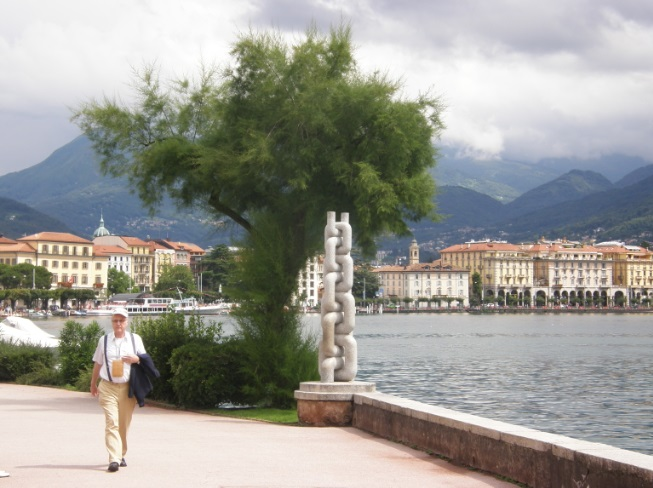
#> input picture chain_small.jpg, 653 x 488 px, found by its file name
$ jupyter execute 'HSE lab (SVD).ipynb'   (shell and % lines are left out)
#> lines starting #> are read from the running program, lines starting #| are printed output that depends on the picture
# Лабораторная работа 3

## Сингулярное разложение и его приложения

Напомним, что сингулярным разложением (SVD, Singular value decomposition) матрицы $A$ размера $m\times n$ называется представление

$$A = U\Sigma V^T,$$

где $U$ --- ортогональная матрица размера $m\times m$, $V$ --- ортогональная матрица размера $n\times n$, $\Sigma = \mathrm{diag}(\sigma_1,\sigma_2,\sigma_3,\ldots)$ --- диагональная матрица размера $m\times n$, в которой $\sigma_1\geqslant\sigma_2\geqslant\ldots\geqslant0$.

На самом деле, требование, чтобы матрицы $U$ и $V$ были квадратными, избыточно. *Усечённым сингулярным разложением* мы будем называть разложение

$$A = U\Sigma V^T,$$

где $U$ --- ортогональная матрица размера $m\times k$, $V^T$ --- ортогональная матрица размера $k\times n$, $\Sigma$ --- диагональная матрица размера $k\times k$, причём $k = \min(m,n)$. Далее мы будем работать исключительно с усечённым разложением.

### Сжатие данных с помощью SVD = построение низкорангового приближения

Введём *норму Фробениуса* матрицы как

$$||A||_{frob} = \sqrt{\mathrm{tr}{A^TA}} = \sqrt{\sum\limits_{i,j}a^2_{i,j}}$$

Иными словами, это обычное евклидово расстояние на пространстве, которое получается, если все матрицы вытянуть в длинные векторы.

Зададимся вопросом: как найти матрицу $A_{r}$ ранга $r$, наименее отличающуюся от $A$ по норме Фробениуса (то есть для которой норма разности $||A - A_{r}||_{frob}$ минимальна). Оказывается, это можно сделать с помощью сингулярного разложения:

**Теорема.** Пусть $\Sigma_{r}$ - это матрица, полученная из $\Sigma$ заменой диагональных элементов $\sigma_{i}$ ($i > r$) нулями, тогда $A_{r} = U\Sigma_{r}V^T$.

Это можно переписать и в более экономичном виде. Если

$$A = \underbrace{
\begin{pmatrix}
u_{11} & \ldots & u_{1k}\\
\vdots & & \vdots\\
u_{m1} & \ldots & u_{mk}
\end{pmatrix}}_{=U}\cdot\underbrace{{
\begin{pmatrix}
\sigma_{1} & &\\
 & \sigma_{2} & \\
 & & \ddots
\end{pmatrix}}
}_{=\Sigma}\cdot \underbrace{
\begin{pmatrix}
v_{11} & \ldots & v_{n1}\\
\vdots & & \vdots\\
v_{1k} & \ldots & v_{nk}
\end{pmatrix}}_{=V^T}$$

то

$$A_{r} = \underbrace{
\begin{pmatrix}
u_{11} & \ldots & u_{1r}\\
\vdots & & \vdots\\
u_{m1} & \ldots & u_{mr}
\end{pmatrix}}_{=U_r}\cdot\underbrace{{
\begin{pmatrix}
\sigma_{1} & &\\
 & \ddots & \\
 & & \sigma_{r}
\end{pmatrix}}
}_{=\Sigma_r}\cdot \underbrace{
\begin{pmatrix}
v_{11} & \ldots & v_{n1}\\
\vdots & & \vdots\\
v_{1r} & \ldots & v_{nr}
\end{pmatrix}}_{=V^T_r}$$

При этом

$$||A - A_{r}||_{frob} = \sqrt{\sum\limits_{i\geqslant r+1} \sigma_{i}^2}$$

Если сингулярные значения матрицы падают достаточно быстро (а в реальных задачах часто бывает именно так), то норма разности будет малой при сравнительно небольшом значении $r$.

На хранение исходной матрицы нам требовалось $m\times n$ памяти. Теперь же, если мы будем хранить отдельно $U_r$, $V_r$ и диагональные элементы $\Sigma_r$, затраты памяти составят $mr + nr + r = r(m + n + 1)$.

**Разложение на компоненты ранга 1**

Обозначим через $u_1,\ldots, u_k$ столбцы матрицы $U$, а через $v_1, \ldots, v_k$ столбцы матрицы $V$. Тогда имеет место равенство

$$A = u_1\sigma_{1}v_1^T + u_2\sigma_{2}v_2^T + u_3\sigma_{3}v_3^T + \ldots$$

Матрицу $u_k\sigma_{k}v_k^T = \sigma_{k}u_kv_k^T$ мы будем называть $k$-й компонентой ранга 1 матрицы $A$. Отметим, что слагаемые в этой сумме ортогональны относительно скалярного произведения $(X, Y) = \mathrm{tr}(X^TY)$ (порождающего норму Фробениуса).

Как нетрудно заметить,

$$A_{r} = \sigma_{1}u_1v_1^T + \sigma_{2}u_2v_2^T + \ldots + \sigma_{r}u_rv_r^T$$

**Технические детали (SVD в Питоне)**

Есть несколько способов сделать в Питоне сингулярное разложение; мы пока предлагаем вам использовать

`import scipy.linalg.as sla`

`U, S, Vt = sla.svd(X, full_matrices=False)`

Обращаем ваше внимание на то, что `U, S, Vt` - это соответственно матрицы $U$, $\Sigma$ и $V^T$ (не забывайте про это $^T$). Параметр `full_matrices` отвечает за то, будет ли сингулярное разложение полным или усечённым.

### Задание 1. Сжатие данных с помощью SVD (2,5 балла)

Загрузите выложенную на странице курса фотографию.

[cell 1]
import numpy as np
from skimage.io import imread

img = imread(r'chain_small.JPG')
#> img is the input picture: shape (488, 653, 3); mean R, G, B 154.9, 154.4, 147.8
img = img.mean(axis=2) # это матрица из интенсивностей серого цвета; её уже можно подвергать SVD
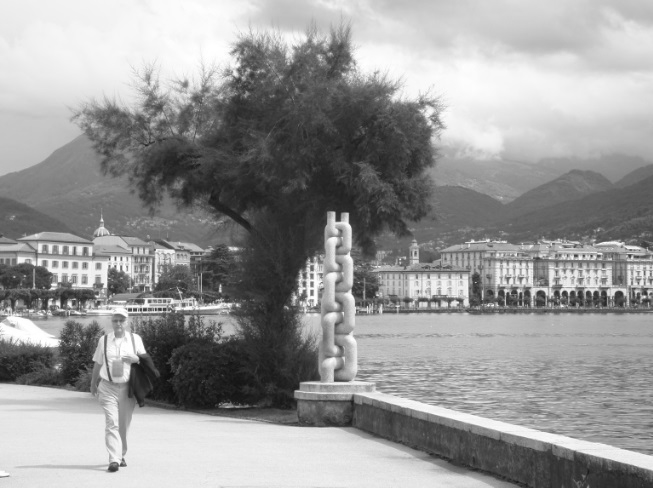
#> img: shape (488, 653) float64; min 15, max 255, mean 152.4

Нарисуйте картинку:

[cell 2]
import matplotlib.pyplot as plt

imgplot = plt.imshow(img, cmap='gray')

Постройте сингулярное разложение этой матрицы.

[cell 3]
from numpy.linalg import svd

U, S, VT = svd(img, full_matrices=False)
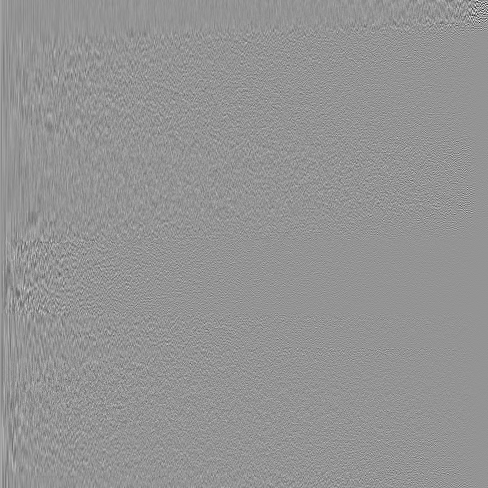
#> U: shape (488, 488) float64; min -0.58, max 0.419, mean 8.37e-05; drawn with min black and max white
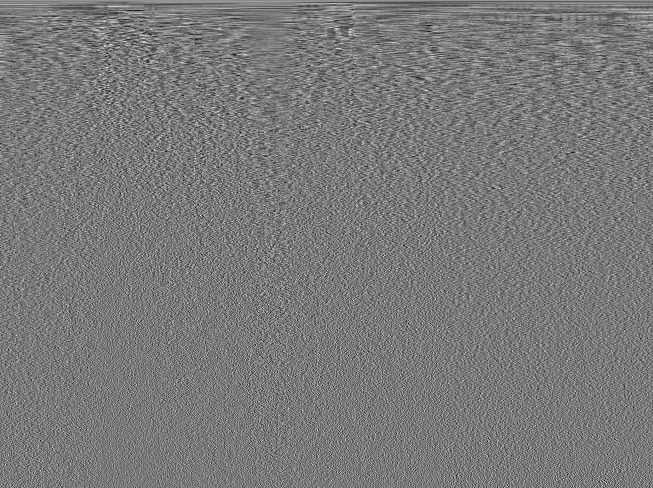
#> VT: shape (488, 653) float64; min -0.196, max 0.214, mean 8.81e-05; drawn with min black and max white
#> S = 488 values, max 89798.6 at index 0, min 2.82 at index 487, mean 568

Нарисуйте график диагональных элементов матрицы $\Sigma$:

[cell 4]
sigma = S
#> sigma has the same summary as S
plt.plot(sigma)

Кажется, что они убывают достаточно быстро и есть надежда, что первые несколько компонент дадут картинку, близкую к исходной.

Визуализуйте первую компоненту ранга 1. Ожидали ли вы увидеть именно это? Почему?

Визуализуйте суммы компонент ранга 1 с первой по двадцатую, с первой по пятидесятую, с двадцатой по сотую, с двадцатой по последнюю. Сделайте выводы.

**Важно:** пожалуйста, сделайте это с помощью только матричных операций, без циклов, функций `map` и `reduce`, а также специальных функций, находящих суммы компонент.

[cell 5]
fig, axes = plt.subplots(1, 2)


first_component = S[0]*(U[:,0:1]).dot((VT[0:1,:]))
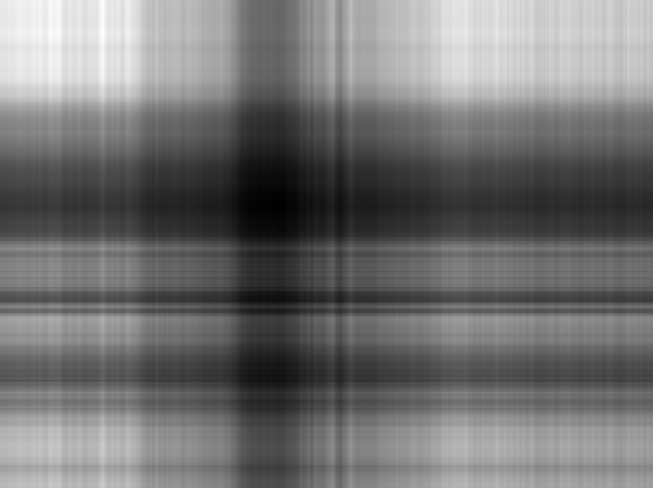
#> first_component: shape (488, 653) float64; min 58.42, max 267.9, mean 152.7; drawn with min black and max white
axes[0].imshow(first_component, cmap='gray')
axes[0].set_title('1 компонента')


twenty_components = U[:,0:20].dot((np.diag(S[0:20])).dot((VT[0:20,:])))
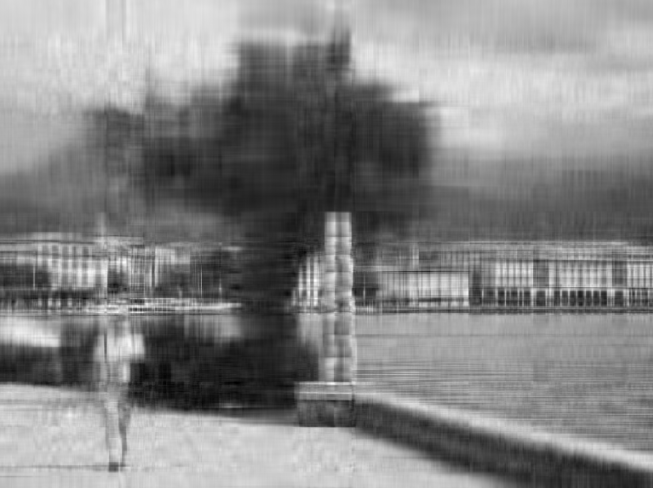
#> twenty_components: shape (488, 653) float64; min 0.264, max 290.2, mean 152.4; drawn with min black and max white
axes[1].imshow(twenty_components, cmap='gray')
axes[1].set_title('20 компонент')

fig.set_figwidth(10)
fig.set_figheight(8)
plt.show()

[cell 6]
k = min(min(U.shape), min(VT.shape))


fig, axes = plt.subplots(1, 3)

fifty_components = U[:,0:50].dot((np.diag(S[0:50])).dot((VT[0:50,:])))
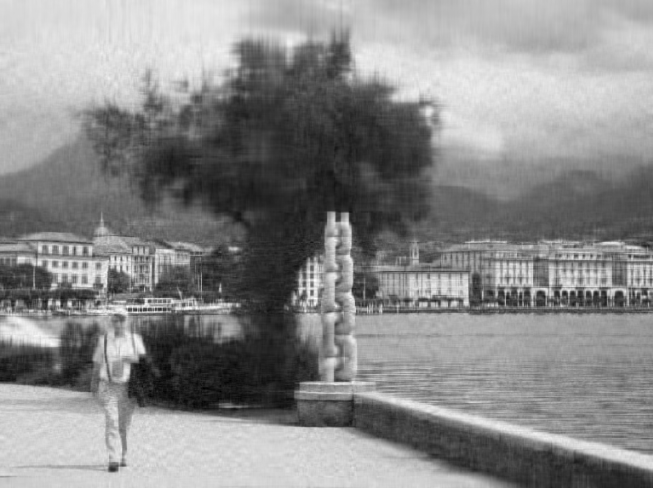
#> fifty_components: shape (488, 653) float64; min 3.37, max 279.1, mean 152.4; drawn with min black and max white
axes[0].imshow(fifty_components, cmap='gray')
axes[0].set_title('50 компонент')

middle_components = U[:,20:100].dot((np.diag(S[20:100])).dot((VT[20:100,:])))
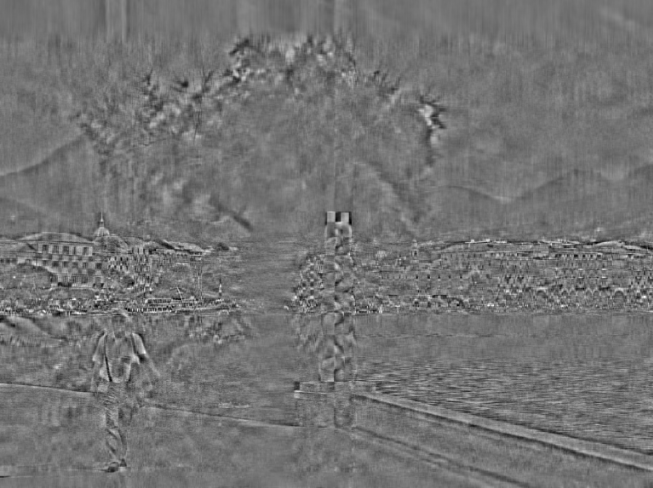
#> middle_components: shape (488, 653) float64; min -93.86, max 113.3, mean 0; drawn with min black and max white
axes[1].imshow(middle_components, cmap='gray')
axes[1].set_title('компоненты с 20 по 100')

twenty_tolast_components = U[:,20:].dot((np.diag(S[20:])).dot((VT[20:,:])))
axes[2].imshow(twenty_tolast_components, cmap='gray')
axes[2].set_title('компоненты с 20 до конца')

fig.set_figwidth(20)
fig.set_figheight(8)
plt.show()

***Выводы***

Будем опираться на данные с графика диагональных элементов
1. Видно на графике, что коэфициенты в сумме убывают, но примерно до 10 коэфициенты достаточно большие. Если же мы их убираем, то результат будет не очень похож на оригинал.
2. Ясно, что при увеличении правой границы, будем получать более четкое изображение. Однако выбор левой границы тоже важен, ведь по началу идут большие числа, а потом меньше, поэтому последние два изображения не особо отличаются, т.к. числа их разделяющие крайне малы, с другой стороны мы потеряли много данных, поэтому изображения не четкие.

Как вам кажется, сколько первых главных компонент нужно взять для достаточно хорошего восстановления исходного изображения? Во сколько раз меньше памяти потребуется для их хранения?

[cell 7]
fig, axes = plt.subplots(1, 3)

hundred_components = U[:,0:100].dot((np.diag(S[0:100])).dot((VT[0:100,:])))
axes[0].imshow(hundred_components, cmap='gray')
axes[0].set_title('100 компонент')

оne_hundred_forty_components = U[:,0:140].dot((np.diag(S[:140])).dot((VT[0:140,:])))
axes[1].imshow(оne_hundred_forty_components, cmap='gray')
axes[1].set_title('140 компонент')

three_hundred_components = U[:,0:300].dot((np.diag(S[0:300])).dot((VT[0:300,:])))
axes[2].imshow(three_hundred_components, cmap='gray')
axes[2].set_title('300 компонент')

fig.set_figwidth(20)
fig.set_figheight(10)
plt.show()

Видно, что между первой и второй картинкой легко можно найти отличия в детализации (дерево на первом не четко прорисовано), тогда как вторая и третяя почти не отличаются. Так что поэксперементируя с числом компонентов, пришел к выводу, что хорошо бы брать 140 первых компонент.

[cell 8]
print('Оригинал', img.shape, sep=' - ')
#| Оригинал - (488, 653)

Имеем размер исходника: 488 * 653 = 318664, размер нашего оптимального рисунка: 140(488 + 653 + 1) = 159880. Получается что мы сэкономили в два раза.

### Задание 2. Геометрия SVD. Визуализация данных с помощью SVD (2,5 балла)

**Геометрический смысл SVD**

Допустим, что у нас есть выборка $x_1,\ldots,x_m\in\mathbb{R}^n$. Запишем её в матрицу объекты-признаки

$$X = \begin{pmatrix}
x_{11} & \ldots & x_{1n}\\
\vdots & & \vdots\\
x_{m1} & \ldots & x_{mn}
\end{pmatrix}$$

(строки - объекты, столбцы - признаки) и сделаем SVD-разложение: $X = U\Sigma V^T$. Его можно интерпретировать следующим образом:

$$X = U\Sigma\cdot V^T,$$

где $U\Sigma$ - это матрица объекты-признаки для тех же объектов, но в новых признаках, полученных из исходных с помощью линейного преобразования $V^T$ (напоминаем, что умножение на матрицу справа соответствует преобразованию столбцов). Попробуем понять, чем замечательны эти признаки.

Рассмотрим матрицу $X^TX = V\Sigma^2V^T$. Легко видеть, что это матрица Грама системы столбцов матрицы $X$; иными словами, в ней записаны скалярные произведения векторов различных признаков. Из лекций вы знаете, что $\sigma_1^2$, квадрат первого сингулярного числа, это наибольшее собственное значение матрицы $X^TX$, а $v_1$, первый столбец матрицы $V$, -- это соответствующий собственный вектор. Можно показать, что

$$\sigma_1 = \mathrm{max}_{w}\frac{|Xw|}{|w|} = \mathrm{max}_{|w| = 1}\left(|Xw|\right),$$

Попробуем осознать физический смысл этой штуки. Напомним, что строки матрицы $X$ -- это координаты объектов $x_1,\ldots,x_m$ в пространстве признаков. Произведение $Xw$ - это вектор из значений на тех же самых объектах некоторого нового признака, являющегося линейной комбинацией исходных с коэффициентами $w_1,\ldots,w_n$:

$$Xw = w_1\begin{pmatrix} x_{11}\\ \ldots \\ x_{m1}
\end{pmatrix} + w_2\begin{pmatrix} x_{12}\\ \ldots \\ x_{m2}
\end{pmatrix} + \ldots + w_n\begin{pmatrix} x_{1n}\\ \ldots \\ x_{mn}
\end{pmatrix}$$

Соответственно, $|Xw|^2$ - это квадрат длины вектора, составленного из значений нового признака.

Таким образом, первому сингулярному значению $\sigma_1$ отвечает такой признак, у которого сумма квадратов значений максимальна, то есть признак, принимающий, условно говоря, самые большие значения.

Резюмируя, мы можем сказать, что сингулярное разложение делает следующее:
- находит новый признак (новое направление) вдоль которого "дисперсия"$^1$ максимальна;
- в ортогональной ему плоскости находит признак, вдоль которого "дисперсия" максимальна;
- и так далее.

В задании 3.3 вы в этом убедитесь на конкретном примере.

---
$^1$ настоящая выборочная дисперсия с точностью до числового множителя была бы равна $|Xw - \overline{Xw}|^2$, где $\overline{Xw} = \frac1m\sum_{i=1}^m(Xw)_i$ - среднее значения признака.

**Визуализация данных с помощью SVD**

Выше мы обсудили, что первые из "новых признаков" - это признаки, значения которых, скажем так, наиболее разнообразны. Зачастую (хотя и не всегда) именно они несут в себе наиболее важные черты датасета. И если взять две-три первых, то датасет можно нарисовать и посмотреть на него -- и, возможно, обнаружить какую-то структуру.

**Задание 2.1.** С помощью функции `dsklearn.datasets.load_digits()` загрузите датасет рукописных цифр [MNIST](http://yann.lecun.com/exdb/mnist/). В нём есть несколько атрибутов; вам сейчас будут нужны `digits.data` (`np.array`, строки которого - это вытянутые в одну строку значения пикселей) и `digits.target` (в них записаны соответствующие цифры).

[cell 9]
from sklearn import datasets

digits = datasets.load_digits()

print(digits.target[0])

plt.imshow(digits.data[0].reshape((8,8)))
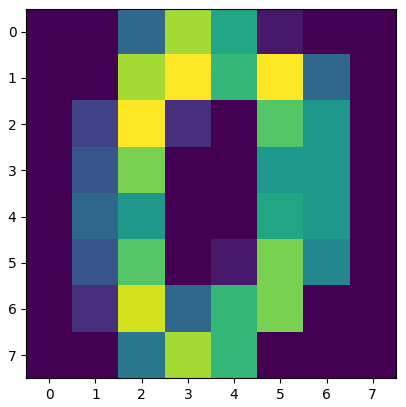
#> figure drawn by matplotlib, 1 panel

Примените к матрице `digits.data` сингулярное разложение.

Первые два столбца матрицы $U\Sigma$ - это проекция датасета на некоторую плоскость (объекты - это строки!). Нарисуйте на плоскости эти точки, покрасив различные цифры (0,1,2,...) в разные цвета (если вы любите красивые визуализации, разберитесь, как вместо точек рисовать маленькие цифры!). Получается ли какая-то структура?

[cell 10]
U, S, VT = svd(digits.data, full_matrices=False)
US = U.dot(np.diag(S))

[cell 11]
colors = ['#FF3409', '#989A00', '#ADF5F0', '#008CAA', '#0063FF', '#0E024F', '#B522F9', '#000000', '#C93D72', '#1BC13D']
for i in range(US.shape[0]):
    plt.plot(US[i,0], US[i,1], 'o', color=colors[digits.target[i]])
plt.show()
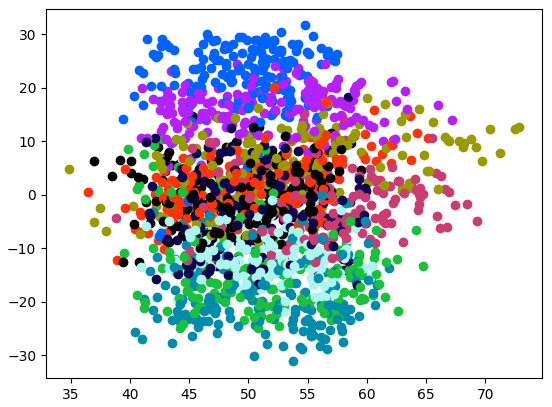
#> figure drawn by matplotlib, 1 panel
# ну вообще чутка разделены

Если вы всё сделали правильно, то никакой структуры не должно было получиться:)

А всё потому, что мы не сделали одной важной вещи (почему она важна - мы с вами увидим в конце третьего задания). Теперь вычтите из каждого признака (т.е. из каждого столбца) его среднее значение, снова сделайте SVD и нарисуйте разноцветные точки.

[cell 12]
average_list = [digits.data[:,i].sum() / digits.data.shape[0]  for i in range(digits.data.shape[1])]
for j in range(digits.data.shape[1]):
    for i in range(digits.data.shape[0]):
        digits.data[i, j] -= average_list[j]

[cell 13]
U, S, VT = svd(digits.data, full_matrices=False)
US = U.dot(np.diag(S))

[cell 14]
colors = ['#FF3409', '#989A00', '#ADF5F0', '#008CAA', '#0063FF', '#0E024F', '#B522F9', '#000000', '#C93D72', '#1BC13D']
for i in range(US.shape[0]):
    plt.plot(US[i,0], US[i,1], 'o', color=colors[digits.target[i]])
plt.show()
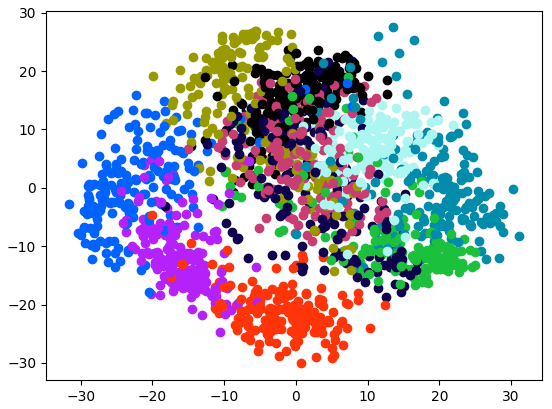
#> figure drawn by matplotlib, 1 panel
#> (the rest of the program and of its run is left out)
